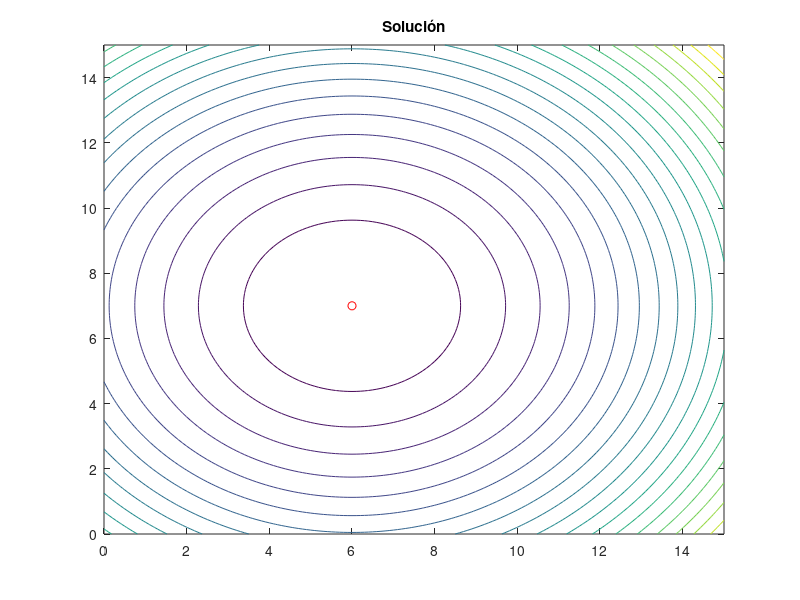

MATLAB code to generate this figure: (Note: this script raises an error after producing the figure.)
clear all; close all;
global xx;
xx=[];

% APARTADO 1

f=@(x) (x(1)-6)^2+(x(2)-7)^2;
options=optimset('Display','iter');%,'PlotFcns',@optimplotfval);
n=2;
a=0; b=15; v0=[1 2];%v0 = (b-a).*rand(1,n) + a;

disp('Solución con fminunc')
[vmin,fmin] =fminunc(f,v0,options)

figure()
v1 = 0:.1:15;
v2 = 0:.1:15;
[v1,v2] = meshgrid(v1,v2); F=(v1-6).^2 +(v2-7).^2; contour(v1,v2,F,20),hold on

title('Solución')
hold on
plot(vmin(:,1),vmin(:,2),'ro')
hold off

% APARTADO 2

mu_range=[0.1 1 10 100 1000; 0.1 1 10 100 1000; 0.1 1 10 100 1000; 0.1 1 10 100 1000];

V_MIN1=[];
F_MIN1=[];
index=1;
for i=1:5
    for j=1:5
        for k=1:5
            for l=1:5
                fp =@(x) (x(1)-6)^2+(x(2)-7)^2+...
                    mu_range(1,i)*max([0 (-3*x(1)-2*x(2)+6)^2]) +...
                    mu_range(2,j)*max([0 (-x(1)+x(2)-3)^2]) +...
                    mu_range(3,k)*max([0 (x(1)+x(2)-7)^2]) +...
                    mu_range(4,l)*max([0 (2/3*x(1)-x(2)-4/3)^2]);
                [vmin,fmin] =fminunc(fp,v0,options);
                factible=test_DIY2(vmin');
                if factible 
                    V_MIN1(index,:)=vmin;
                    F_MIN1(index)=fmin;
                    index=index+1;
                end
            end
        end
    end
end

[M,min_index1]=min(F_MIN1);

figure(1)
contour(v1,v2,F,20),hold on
for i=1:length(F_MIN1)
    plot(V_MIN1(i,1),V_MIN1(i,2),'bo'), hold on
end
plot(V_MIN1(min_index1,1),V_MIN1(min_index1,2),'sk','MarkerSize',8,'MarkerFaceColor',[0 0 0])
title(V_MIN1(min_index1,:)')
hold off

% APARTADO 3

% Barrera inversa
V_MIN2=[];
F_MIN2=[];
index=1;
% for i=1:4
%     for j=1:4
%         for k=1:4
%             for l=1:4
%                 fp =@(x) (x(1)-6)^2+(x(2)-7)^2+...
%                     1/mu_range(1,i)*(-3*x(1)-2*x(2)+6)^(-1) +...
%                     1/mu_range(2,j)*(-x(1)+x(2)-3)^(-1) +...
%                     1/mu_range(3,k)*(x(1)+x(2)-7)^(-1) +...
%                     1/mu_range(4,l)*(2/3*x(1)-x(2)-4/3)^(-1);
%                 [vmin,fmin] =fminunc(fp,v0,options);
%                 V_MIN2(index,:)=vmin;
%                 F_MIN2(index)=fmin;
%                 index=index+1;
%             end
%         end
%     end
% end

for i=1:5
    fp =@(x) (x(1)-6)^2+(x(2)-7)^2 + 1/mu_range(1,i)*(...
        (-3*x(1)-2*x(2)+6)^(-1) +...
        (-x(1)+x(2)-3)^(-1) +...
        (x(1)+x(2)-7)^(-1) +...
        (2/3*x(1)-x(2)-4/3)^(-1));
    [vmin,fmin] =fminunc(fp,v0,options);
    factible=test_DIY2(vmin');
    if factible 
        V_MIN2(index,:)=vmin;
        F_MIN2(index)=fmin;
        index=index+1;
    end
end

[M,min_index2]=min(F_MIN2);

figure(2)
contour(v1,v2,F,20),hold on
for i=1:length(F_MIN2)
    plot(V_MIN2(i,1),V_MIN2(i,2),'bo'), hold on
end
plot(V_MIN2(min_index2,1),V_MIN2(min_index2,2),'sk','MarkerSize',8,'MarkerFaceColor',[0 0 0])
title(V_MIN2(min_index2,:)')
hold off

% Barrera log

V_MIN3=[];
F_MIN3=[];
index=1;
for i=1:5
    fp =@(x) (x(1)-6)^2+(x(2)-7)^2 -1/mu_range(1,i)*(...
        log((-3*x(1)-2*x(2)+6)*(-1)) +...
        log((-x(1)+x(2)-3)*(-1)) +...
        log((x(1)+x(2)-7)*(-1)) +...
        log((2/3*x(1)-x(2)-4/3)*(-1)));
    [vmin,fmin] =fminunc(fp,v0,options);
    factible=test_DIY2(vmin');
    if factible 
        V_MIN3(index,:)=vmin;
        F_MIN3(index)=fmin;
        index=index+1;
    end
end


[M,min_index3]=min(F_MIN3);

figure(3)
contour(v1,v2,F,20),hold on
for i=1:length(F_MIN3)
    plot(V_MIN3(i,1),V_MIN3(i,2),'bo'), hold on
end
plot(V_MIN3(min_index3,1),V_MIN3(min_index3,2),'sk','MarkerSize',8,'MarkerFaceColor',[0 0 0])
title(V_MIN3(min_index3,:)')
hold off




% TEST
test_DIY2(V_MIN1(min_index1,:)');
fprintf('f(v_min)=%f\n',f(V_MIN1))

test_DIY2(V_MIN2(min_index2,:)');
fprintf('f(v_min)=%f\n',f(V_MIN2))

test_DIY2(V_MIN3(min_index3,:)');
fprintf('f(v_min)=%f\n',f(V_MIN3))
